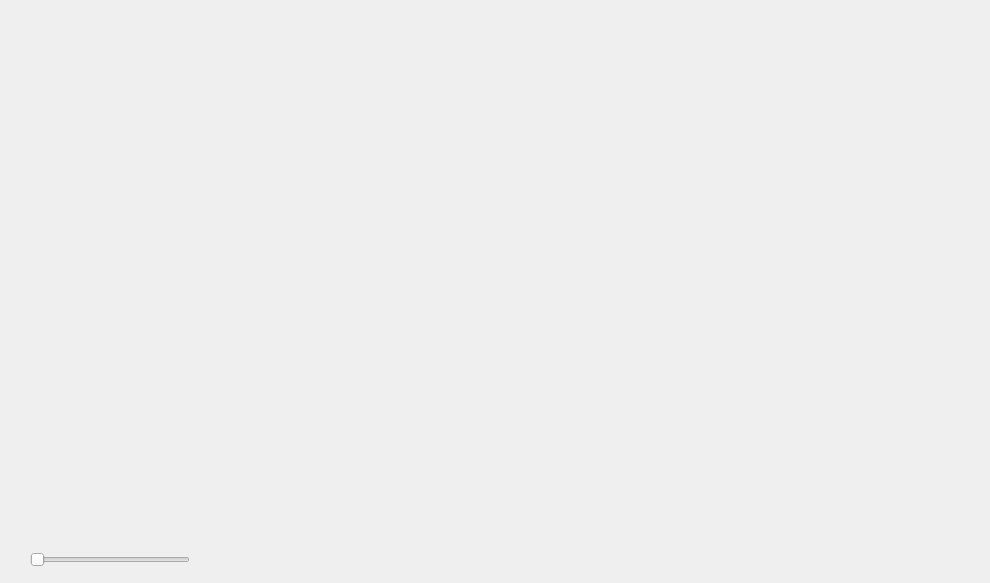
<?xml version="1.0" encoding="UTF-8"?>
<ui version="4.0">
 <class>SideBySideRenderWindowsQt</class>
 <widget class="QMainWindow" name="SideBySideRenderWindowsQt">
  <property name="geometry">
   <rect>
    <x>0</x>
    <y>0</y>
    <width>990</width>
    <height>583</height>
   </rect>
  </property>
  <property name="windowTitle">
   <string>SimpleView</string>
  </property>
  <property name="windowIcon">
   <iconset>
    <normaloff>:/Icons/help.png</normaloff>:/Icons/help.png</iconset>
  </property>
  <property name="iconSize">
   <size>
    <width>22</width>
    <height>22</height>
   </size>
  </property>
  <widget class="QWidget" name="centralwidget">
   <widget class="QVTKWidget" name="qvtkWidgetLeft" native="true">
    <property name="geometry">
     <rect>
      <x>30</x>
      <y>360</y>
      <width>271</width>
      <height>161</height>
     </rect>
    </property>
   </widget>
   <widget class="QVTKWidget" name="qvtkWidgetRight" native="true">
    <property name="geometry">
     <rect>
      <x>580</x>
      <y>400</y>
      <width>241</width>
      <height>171</height>
     </rect>
    </property>
   </widget>
   <widget class="QVTKWidget" name="qvtkWidgetCenter" native="true">
    <property name="geometry">
     <rect>
      <x>320</x>
      <y>340</y>
      <width>261</width>
      <height>161</height>
     </rect>
    </property>
   </widget>
   <widget class="QSlider" name="horizontalSlider">
    <property name="geometry">
     <rect>
      <x>30</x>
      <y>550</y>
      <width>160</width>
      <height>19</height>
     </rect>
    </property>
    <property name="orientation">
     <enum>Qt::Horizontal</enum>
    </property>
   </widget>
  </widget>
  <action name="actionOpenFile">
   <property name="enabled">
    <bool>true</bool>
   </property>
   <property name="icon">
    <iconset>
     <normaloff>:/Icons/fileopen.png</normaloff>:/Icons/fileopen.png</iconset>
   </property>
   <property name="text">
    <string>Open File...</string>
   </property>
  </action>
  <action name="actionExit">
   <property name="icon">
    <iconset>
     <normaloff/>
    </iconset>
   </property>
   <property name="text">
    <string>Exit</string>
   </property>
  </action>
  <action name="actionPrint">
   <property name="icon">
    <iconset>
     <normaloff>:/Icons/print.png</normaloff>:/Icons/print.png</iconset>
   </property>
   <property name="text">
    <string>Print</string>
   </property>
  </action>
  <action name="actionHelp">
   <property name="icon">
    <iconset>
     <normaloff>:/Icons/help.png</normaloff>:/Icons/help.png</iconset>
   </property>
   <property name="text">
    <string>Help</string>
   </property>
  </action>
  <action name="actionSave">
   <property name="icon">
    <iconset>
     <normaloff>:/Icons/filesave.png</normaloff>:/Icons/filesave.png</iconset>
   </property>
   <property name="text">
    <string>Save</string>
   </property>
  </action>
 </widget>
 <customwidgets>
  <customwidget>
   <class>QVTKWidget</class>
   <extends>QWidget</extends>
   <header>QVTKWidget.h</header>
  </customwidget>
 </customwidgets>
 <resources/>
 <connections/>
</ui>
